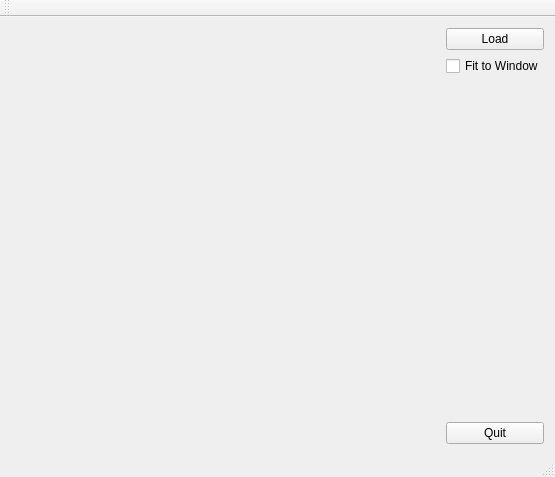
<?xml version="1.0" encoding="UTF-8"?>
<ui version="4.0">
 <class>MainWindow</class>
 <widget class="QMainWindow" name="MainWindow">
  <property name="geometry">
   <rect>
    <x>0</x>
    <y>0</y>
    <width>555</width>
    <height>477</height>
   </rect>
  </property>
  <property name="windowTitle">
   <string>My First QT App</string>
  </property>
  <widget class="QWidget" name="centralWidget">
   <layout class="QHBoxLayout" name="horizontalLayout">
    <item>
     <widget class="MyImageBox" name="widget" native="true">
      <property name="sizePolicy">
       <sizepolicy hsizetype="Expanding" vsizetype="Expanding">
        <horstretch>0</horstretch>
        <verstretch>0</verstretch>
       </sizepolicy>
      </property>
      <property name="autoFillBackground">
       <bool>false</bool>
      </property>
     </widget>
    </item>
    <item>
     <spacer name="horizontalSpacer">
      <property name="orientation">
       <enum>Qt::Horizontal</enum>
      </property>
      <property name="sizeType">
       <enum>QSizePolicy::Fixed</enum>
      </property>
      <property name="sizeHint" stdset="0">
       <size>
        <width>17</width>
        <height>17</height>
       </size>
      </property>
     </spacer>
    </item>
    <item>
     <layout class="QVBoxLayout" name="verticalLayout">
      <item>
       <widget class="QPushButton" name="pushButton">
        <property name="text">
         <string>Load</string>
        </property>
       </widget>
      </item>
      <item>
       <widget class="QCheckBox" name="checkBox">
        <property name="text">
         <string>Fit to Window</string>
        </property>
        <property name="checkable">
         <bool>true</bool>
        </property>
       </widget>
      </item>
      <item>
       <spacer name="verticalSpacer">
        <property name="orientation">
         <enum>Qt::Vertical</enum>
        </property>
        <property name="sizeHint" stdset="0">
         <size>
          <width>20</width>
          <height>258</height>
         </size>
        </property>
       </spacer>
      </item>
      <item>
       <widget class="QPushButton" name="pushButton_2">
        <property name="text">
         <string>Quit</string>
        </property>
       </widget>
      </item>
     </layout>
    </item>
   </layout>
  </widget>
  <widget class="QMenuBar" name="menuBar">
   <property name="geometry">
    <rect>
     <x>0</x>
     <y>0</y>
     <width>555</width>
     <height>25</height>
    </rect>
   </property>
  </widget>
  <widget class="QToolBar" name="mainToolBar">
   <attribute name="toolBarArea">
    <enum>TopToolBarArea</enum>
   </attribute>
   <attribute name="toolBarBreak">
    <bool>false</bool>
   </attribute>
  </widget>
  <widget class="QStatusBar" name="statusBar"/>
 </widget>
 <layoutdefault spacing="6" margin="11"/>
 <customwidgets>
  <customwidget>
   <class>MyImageBox</class>
   <extends>QWidget</extends>
   <header>myimagebox.h</header>
   <container>1</container>
   <slots>
    <slot>open()</slot>
    <slot>fitClicked(bool)</slot>
   </slots>
  </customwidget>
 </customwidgets>
 <resources/>
 <connections>
  <connection>
   <sender>pushButton</sender>
   <signal>clicked()</signal>
   <receiver>widget</receiver>
   <slot>open()</slot>
   <hints>
    <hint type="sourcelabel">
     <x>448</x>
     <y>60</y>
    </hint>
    <hint type="destinationlabel">
     <x>353</x>
     <y>139</y>
    </hint>
   </hints>
  </connection>
  <connection>
   <sender>pushButton_2</sender>
   <signal>clicked()</signal>
   <receiver>MainWindow</receiver>
   <slot>close()</slot>
   <hints>
    <hint type="sourcelabel">
     <x>544</x>
     <y>444</y>
    </hint>
    <hint type="destinationlabel">
     <x>389</x>
     <y>227</y>
    </hint>
   </hints>
  </connection>
  <connection>
   <sender>checkBox</sender>
   <signal>clicked(bool)</signal>
   <receiver>widget</receiver>
   <slot>fitClicked(bool)</slot>
   <hints>
    <hint type="sourcelabel">
     <x>478</x>
     <y>92</y>
    </hint>
    <hint type="destinationlabel">
     <x>337</x>
     <y>114</y>
    </hint>
   </hints>
  </connection>
 </connections>
</ui>
